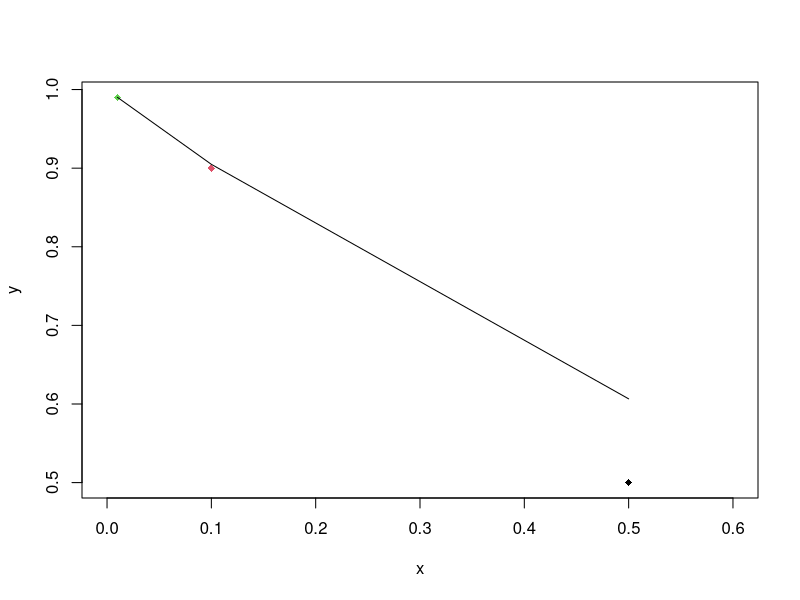

This chart was generated by the following R code:
## ---- chunk 1
knitr::opts_chunk$set(echo = TRUE)
## ---- chunk 2
x <- c(0.5,0.1,0.01)
y <- 1-x
z <- exp(-x)
geotime <- seq(0,18)
plot(x,y, pch=18, col=1:3, xlim=c(0,.6))
lines(x, z)
